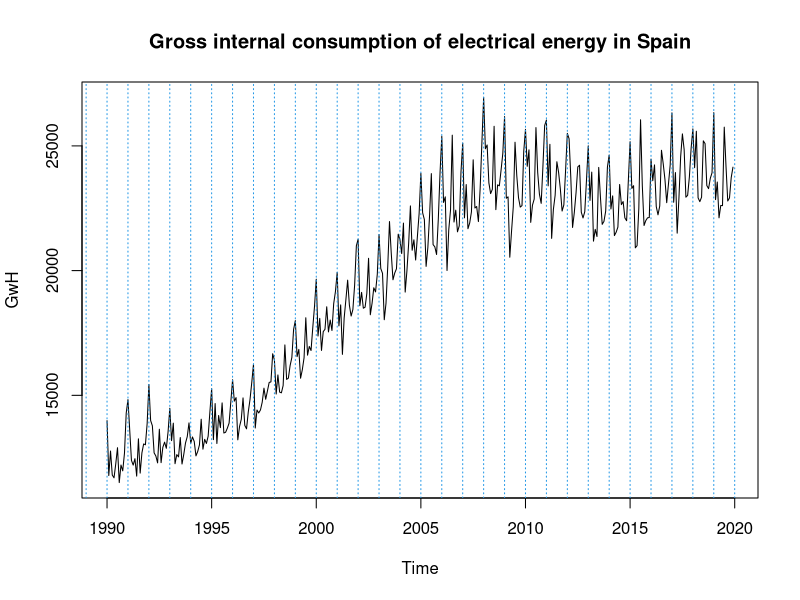
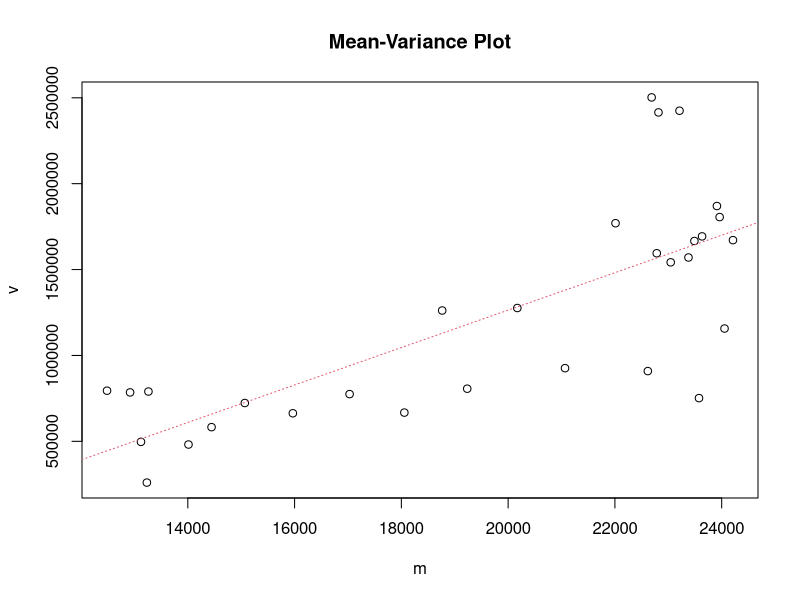
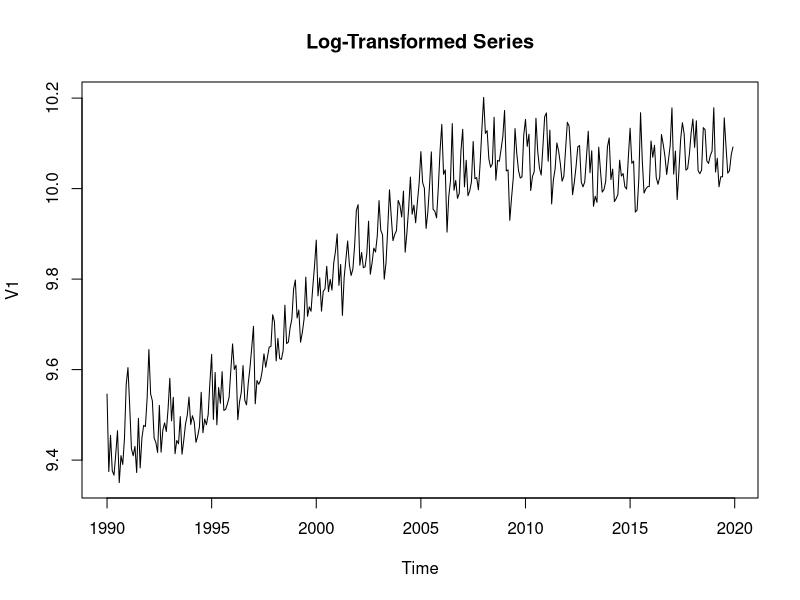
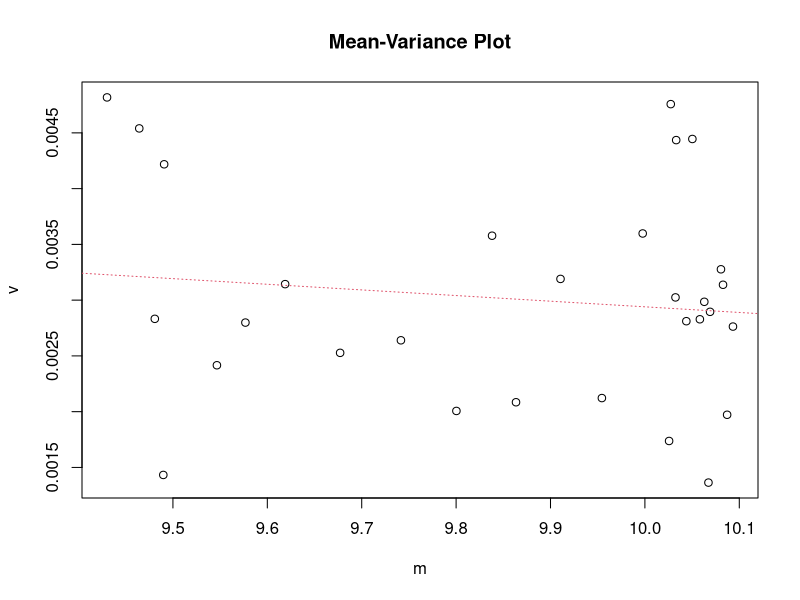
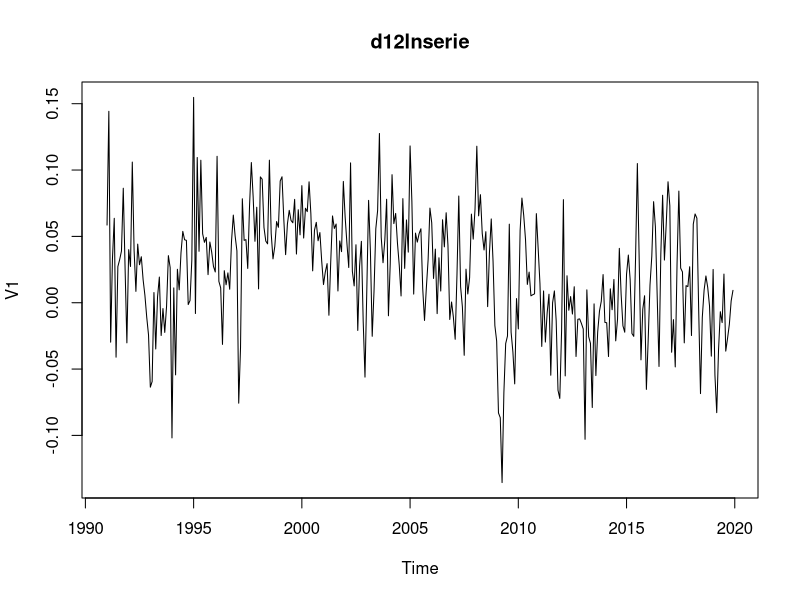
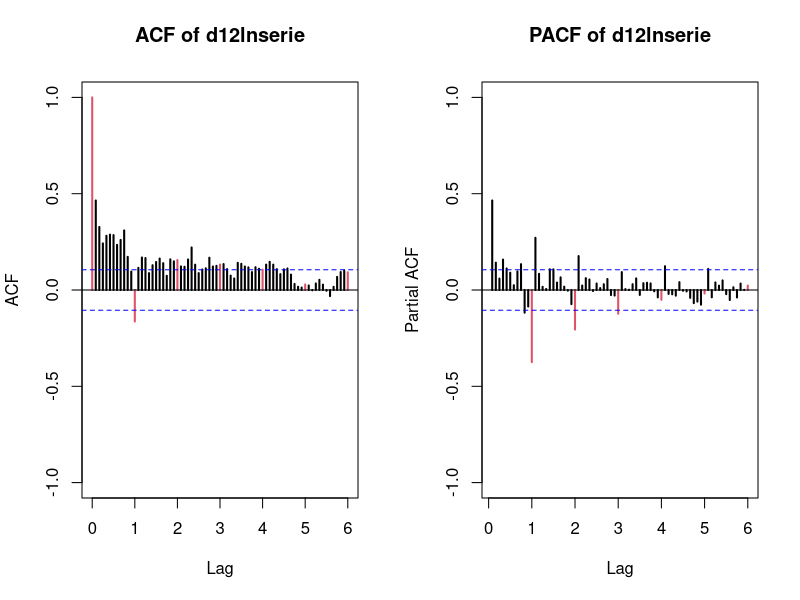
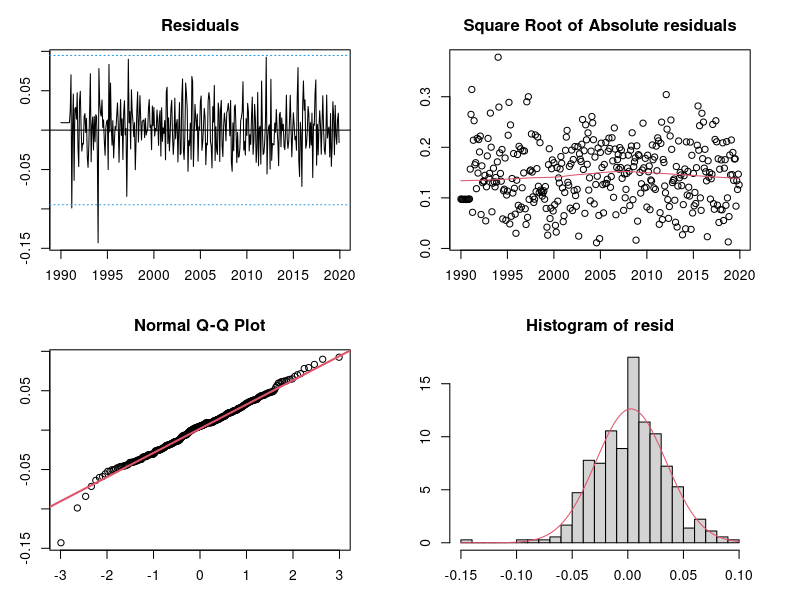
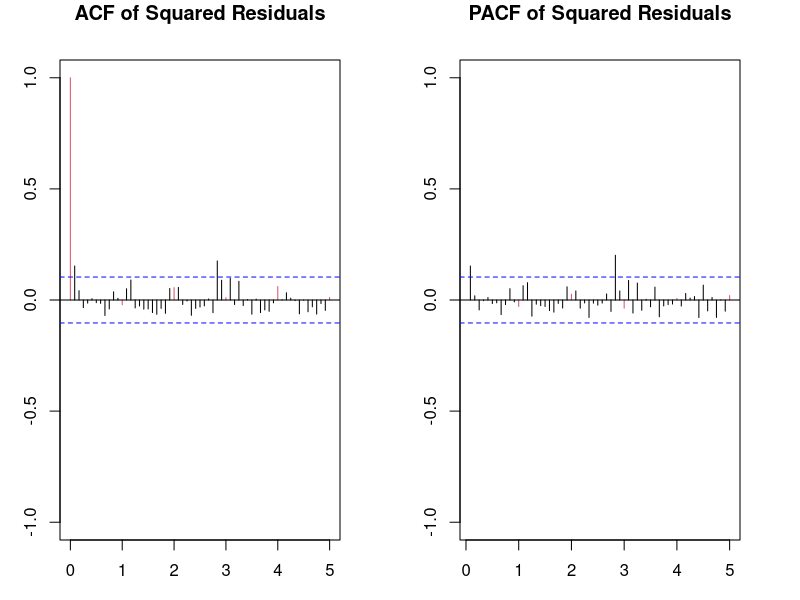

Recreate these plots in R, in order.
## ---- chunk 1
knitr::opts_chunk$set(echo = TRUE)
## ---- chunk 2
serie=window(ts(read.table("ConsumElec.dat"),start=1990,freq=12))
plot(serie, main="Gross internal consumption of electrical energy in Spain", ylab="GwH")
abline(v=1985:2020,lty=3,col=4)
## ---- chunk 3
# Analyze Variance - Adapted from Session1.rmd 
# We group by year (12 months) to check mean vs variance
groupedserie <- matrix(serie, nrow=12)
m <- apply(groupedserie, 2, mean)
v <- apply(groupedserie, 2, var)

plot(v~m, main="Mean-Variance Plot")
abline(lm(v~m), col=2, lty=3)

## ---- chunk 4
lnserie = log(serie)
plot(lnserie, main="Log-Transformed Series")

groupedlnserie <- matrix(lnserie, nrow=12)
m <- apply(groupedlnserie, 2, mean)
v <- apply(groupedlnserie, 2, var)

plot(v~m, main="Mean-Variance Plot")
abline(lm(v~m), col=2, lty=3)
## ---- chunk 5
# 1. Apply Seasonal Difference (removes yearly pattern)
d12lnserie <- diff(lnserie, lag=12)

# 2. Apply Regular Difference on top (removes trend)
d1d12lnserie <- diff(d12lnserie)
## ---- chunk 6
cat("Variance of d12 (Seasonal only):", var(d12lnserie, na.rm=TRUE), "\n")
cat("Variance of d1d12 (Seasonal + Regular):", var(d1d12lnserie, na.rm=TRUE), "\n")
## ---- chunk 7
plot(d12lnserie, main="d12lnserie")
## ---- chunk 8
par(mfrow=c(1,2))
acf(d12lnserie,ylim=c(-1,1),col=c(2,rep(1,11)),lwd=2,lag.max=72, main="ACF of d12lnserie")
pacf(d12lnserie,ylim=c(-1,1),col=c(rep(1,11),2),lwd=2,lag.max=72, main="PACF of d12lnserie")
par(mfrow=c(1,1))
## ---- chunk 9
# --- Step 2: Estimation ---

# Model 1: ARIMA(2, 0, 0)(0, 1, 3)12
# This implies: (1 - phi1*B) * (1 - B^12) * log(Xt) = (1 + Theta1*B^12) * Zt
mod1 <- arima(lnserie, 
              order = c(2, 0, 0), 
              seasonal = list(order = c(0, 1, 3), period = 12))

# Model 2: ARIMA(2, 0, 0)(3, 1, 0)12
# This tests if adding a second AR lag improves the fit
mod2 <- arima(lnserie, 
              order = c(2, 0, 0), 
              seasonal = list(order = c(3, 1, 0), period = 12))
## ---- chunk 10
#Function to print neat results
model_estimation <- function(model, name) {
  cat("\n================ ", name, " ================\n")
  print(model)

  # Calculate T-ratios: Coefficient / Standard Error
  t_ratios <- model$coef / sqrt(diag(model$var.coef))

  # Create a summary table
  results <- data.frame(
    Coeff = round(model$coef, 4),
    SE = round(sqrt(diag(model$var.coef)), 4),
    t_ratio = round(t_ratios, 4),
    Significant = abs(t_ratios) > 2 # Significance threshold
  )
  print(results)

  cat("\nSigma^2 (Variance of Residuals):", model$sigma2)
  cat("\nAIC:", AIC(model))
  cat("\nBIC:", BIC(model))
}
## ---- chunk 11
model_estimation(mod1,"ARIMA(2, 0, 0)(0, 1, 3)12")
## ---- chunk 12
model_estimation(mod2,"ARIMA(2, 0, 0)(3, 1, 0)12")
## ---- chunk 13
#################Validation#################################
validation=function(model){
  s=frequency(get(model$series))
  resid=model$residuals
  par(mfrow=c(2,2),mar=c(3,3,3,3))
  #Residuals plot
  plot(resid,main="Residuals")
  abline(h=0)
  abline(h=c(-3*sd(resid),3*sd(resid)),lty=3,col=4)
  #Square Root of absolute values of residuals (Homocedasticity)
  scatter.smooth(sqrt(abs(resid)),main="Square Root of Absolute residuals",
                 lpars=list(col=2))
  
  #Normal plot of residuals
  qqnorm(resid)
  qqline(resid,col=2,lwd=2)
  
  ##Histogram of residuals with normal curve
  hist(resid,breaks=20,freq=FALSE)
  curve(dnorm(x,mean=mean(resid),sd=sd(resid)),col=2,add=T)
  
  #ACF & PACF of Square residuals
  par(mfrow=c(1,2))
  # ACF of resid^2
  acf(resid^2, 
      ylim=c(-1,1), 
      lag.max=60, 
      col=c(2, rep(1, s-1)), 
      lwd=1, 
      main="ACF of Squared Residuals")
  
  # PACF of resid^2
  pacf(resid^2, 
       ylim=c(-1,1), 
       lag.max=60, 
       col=c(rep(1, s-1), 2), 
       lwd=1, 
       main="PACF of Squared Residuals")
  par(mfrow=c(1,1))
  
  #ACF & PACF of residuals
  par(mfrow=c(1,2))
  acf(resid,ylim=c(-1,1),lag.max=60,col=c(2,rep(1,s-1)),lwd=1)
  pacf(resid,ylim=c(-1,1),lag.max=60,col=c(rep(1,s-1),2),lwd=1)
  par(mfrow=c(1,1))
  
  #Ljung-Box p-values
  par(mar=c(2,2,1,1))
  tsdiag(model,gof.lag=7*s)
  cat("\n--------------------------------------------------------------------\n")
  print(model)
  
  #Stationary and Invertible
  cat("\nModul of AR Characteristic polynomial Roots: ", 
      Mod(polyroot(c(1,-model$model$phi))),"\n")
  cat("\nModul of MA Characteristic polynomial Roots: ",
      Mod(polyroot(c(1,model$model$theta))),"\n")
  
  suppressMessages(require(forecast,quietly=TRUE,warn.conflicts=FALSE))
  plot(model)
  
  #Model expressed as an MA infinity (psi-weights)
  psis=ARMAtoMA(ar=model$model$phi,ma=model$model$theta,lag.max=36)
  names(psis)=paste("psi",1:36)
  cat("\nPsi-weights (MA(inf))\n")
  cat("\n--------------------\n")
  print(psis[1:24])
  
  #Model expressed as an AR infinity (pi-weights)
  pis=-ARMAtoMA(ar=-model$model$theta,ma=-model$model$phi,lag.max=36)
  names(pis)=paste("pi",1:36)
  cat("\nPi-weights (AR(inf))\n")
  cat("\n--------------------\n")
  print(pis[1:24])
   
  cat("\nDescriptive Statistics for the Residuals\n")
  cat("\n----------------------------------------\n") 
  
  suppressMessages(require(fBasics,quietly=TRUE,warn.conflicts=FALSE))
  ##Anderson-Darling test
  print(basicStats(resid))
  
  ## Add here complementary tests (use with caution!)
  ##---------------------------------------------------------
  cat("\nNormality Tests\n")
  cat("\n--------------------\n")
 
  ##Shapiro-Wilks Normality test
  print(shapiro.test(resid))

  suppressMessages(require(nortest,quietly=TRUE,warn.conflicts=FALSE))
  ##Anderson-Darling test
  print(ad.test(resid))
  
  suppressMessages(require(tseries,quietly=TRUE,warn.conflicts=FALSE))
  ##Jarque-Bera test
  print(jarque.bera.test(resid))
  
  cat("\nHomoscedasticity Test\n")
  cat("\n--------------------\n")
  suppressMessages(require(lmtest,quietly=TRUE,warn.conflicts=FALSE))
  ##Breusch-Pagan test
  obs=get(model$series)
  print(bptest(resid~I(obs-resid)))
  
  cat("\nIndependence Tests\n")
  cat("\n--------------------\n")
  
  ##Durbin-Watson test
  print(dwtest(resid~I(1:length(resid))))
  
  ##Ljung-Box test
  cat("\nLjung-Box test\n")
  print(t(apply(matrix(c(1:4,(1:4)*s)),1,function(el) {
    te=Box.test(resid,type="Ljung-Box",lag=el)
    c(lag=(te$parameter),statistic=te$statistic[[1]],p.value=te$p.value)})))
  
  #Extra Alexis
  # Calculate T-ratios: Coefficient / Standard Error
  t_ratios <- model$coef / sqrt(diag(model$var.coef))
  
  # Create a summary table
  results <- data.frame(
    Coeff = round(model$coef, 4),
    SE = round(sqrt(diag(model$var.coef)), 4),
    t_ratio = round(t_ratios, 4),
    Significant = abs(t_ratios) > 2 # Significance threshold
  )
  print(results)
  
  cat("\nSigma^2 (Variance of Residuals):", model$sigma2)
  cat("\nAIC:", AIC(model))
  cat("\nBIC:", BIC(model))
  # End
}
################# Fi Validation #################################
## ---- chunk 14
validation(mod1)
## ---- chunk 15
# --- 1. Regular AR(2) Part Analysis ---
# Equation: (1 - phi1*B - phi2*B^2) X_t = ...
phi1 <- coef(mod1)["ar1"]
phi2 <- coef(mod1)["ar2"]

cat("\n--- AR(2) Characteristic Polynomial ---\n")

cat("Equation: 1 -", round(phi1, 4), "* B -", round(phi2, 4), "* B^2 = 0\n")

# Calculate Roots
ar_roots <- polyroot(c(1, -phi1, -phi2))
cat("\nRoots of AR Polynomial:\n")
print(ar_roots)

# Check Moduli (Must be > 1 for Stationarity)
cat("\nModuli of AR Roots (> 1 means Stationary/Causal):\n")
print(Mod(ar_roots))


# --- 2. Seasonal MA(3) Part Analysis ---
# Equation: ... = (1 + theta1*Z + theta2*Z^2 + theta3*Z^3) E_t
# Where Z = B^12 (Seasonal Backshift)
theta1 <- coef(mod1)["sma1"]
theta2 <- coef(mod1)["sma2"]
theta3 <- coef(mod1)["sma3"]

cat("\n--- Seasonal MA(3) Characteristic Polynomial (in Z = B^12) ---\n")
cat("Equation: 1 +", round(theta1, 4), "* Z +", round(theta2, 4), "* Z^2 +", round(theta3, 4), "* Z^3 = 0\n")

# Calculate Roots (in terms of Z)
sma_roots <- polyroot(c(1, theta1, theta2, theta3))
cat("\nRoots of Seasonal MA Polynomial:\n")
print(sma_roots)

# Check Moduli (Must be > 1 for Invertibility)
cat("\nModuli of Seasonal MA Roots (> 1 means Invertible):\n")
print(Mod(sma_roots))
## ---- chunk 16
ultim=c(2018,12)
pdq=c(2,0,0)
PDQ=c(0,1,3)

serie2=window(serie,end=ultim)
lnserie2=log(serie2)
serie1=window(serie,end=ultim+c(1,0))
lnserie1=log(serie1)

(modA=arima(lnserie1,order=pdq,seasonal=list(order=PDQ,period=12)))
(modB=arima(lnserie2,order=pdq,seasonal=list(order=PDQ,period=12)))
## ---- chunk 17
check_stability_prediction <- function(serie, pdq, PDQ, ultim) {
  # 1. Setup Data Subsets
  # Full Series (includes test year)
  serie1 <- window(serie, end=ultim + c(1, 0))
  lnserie1 <- log(serie1)
  
  # Training Series (ends at cut-off)
  serie2 <- window(serie, end=ultim)
  lnserie2 <- log(serie2)
  
  # 2. Stability Check (Compare Coefficients)
  cat("\n================ STABILITY CHECK ================\n")
  cat("Model Structure: ARIMA(", paste(pdq, collapse=","), ")(", paste(PDQ, collapse=","), ")12\n")
  
  cat("\n--- Model A: Full Data (1990-2019) ---\n")
  modA <- arima(lnserie1, order=pdq, seasonal=list(order=PDQ, period=12))
  print(round(modA$coef, 4))
  
  cat("\n--- Model B: Training Data (1990-2018) ---\n")
  modB <- arima(lnserie2, order=pdq, seasonal=list(order=PDQ, period=12))
  print(round(modB$coef, 4))
  
  # 3. Forecasting (One year ahead)
  pred <- predict(modB, n.ahead=12)
  
  # Construct plot objects
  pr <- ts(c(tail(lnserie2, 1), pred$pred), start=ultim, freq=12)
  se <- ts(c(0, pred$se), start=ultim, freq=12)
  
  # Back-transform confidence intervals
  tl <- ts(exp(pr - 1.96 * se), start=ultim, freq=12)
  tu <- ts(exp(pr + 1.96 * se), start=ultim, freq=12)
  pr <- ts(exp(pr), start=ultim, freq=12)
  
  # 4. Plotting
  ts.plot(serie, tl, tu, pr, 
          lty=c(1, 2, 2, 1), 
          col=c("black", "blue", "blue", "red"), 
          xlim=ultim[1] + c(-2, +2), 
          ylab="GwH",
          main=paste("Predictive Capability: ARIMA(", paste(pdq, collapse=","), ")(", paste(PDQ, collapse=","), ")12", sep=""))
  
  abline(v=(ultim[1]-2):(ultim[1]+2), lty=3, col="gray")
  legend("topleft", legend=c("Actual Data", "Forecast", "95% CI"), 
         col=c("black", "red", "blue"), lty=c(1, 1, 2), bty="n", cex=0.8)
  
  # 5. Accuracy Metrics
  obs <- window(serie, start=ultim + c(0, 1), end=ultim + c(1, 0))
  pr_val <- window(pr, start=ultim + c(0, 1))
  
  rmse <- sqrt(mean((obs - pr_val)^2))
  mape <- mean(abs((obs - pr_val) / obs)) * 100
  
  cat("\n================ ACCURACY METRICS (2019) ================\n")
  cat("RMSE (Root Mean Sq Error):", round(rmse, 2), "GwH\n")
  cat("MAPE (Mean Abs % Error):  ", round(mape, 2), "%\n")
}
## ---- chunk 18
# Define your cut-off date (Dec 2018)
cutoff_date <- c(2018, 12)

# Run for Model 1: ARIMA(2,0,0)(0,1,3)12
check_stability_prediction(serie, pdq=c(2,0,0), PDQ=c(0,1,3), ultim=cutoff_date)
## ---- chunk 19
validation(mod2)
## ---- chunk 20
# --- 1. Regular AR(2) Part Analysis ---
# Checks for Regular Stationarity (Causality)
# Equation: (1 - phi1*B - phi2*B^2) = 0
phi1 <- coef(mod2)["ar1"]
phi2 <- coef(mod2)["ar2"]

cat("\n--- Regular AR(2) Characteristic Polynomial ---\n")
cat("Equation: 1 -", round(phi1, 4), "* B -", round(phi2, 4), "* B^2 = 0\n")

# Calculate Roots
ar_roots <- polyroot(c(1, -phi1, -phi2))
cat("Moduli of Regular AR Roots (> 1 means Stationary):\n")
print(Mod(ar_roots))


# --- 2. Seasonal AR(3) Part Analysis ---
# Checks for Seasonal Stationarity (Causality)
# Equation: (1 - Phi1*Z - Phi2*Z^2 - Phi3*Z^3) = 0  (Where Z = B^12)
Phi1 <- coef(mod2)["sar1"]
Phi2 <- coef(mod2)["sar2"]
Phi3 <- coef(mod2)["sar3"]

cat("\n--- Seasonal AR(3) Characteristic Polynomial (in Z = B^12) ---\n")
cat("Equation: 1 -", round(Phi1, 4), "* Z -", round(Phi2, 4), "* Z^2 -", round(Phi3, 4), "* Z^3 = 0\n")

# Calculate Roots (in terms of Z)
# Note: We use negative signs for AR coefficients in the polynomial
sar_roots <- polyroot(c(1, -Phi1, -Phi2, -Phi3))
cat("Moduli of Seasonal AR Roots (> 1 means Stationary):\n")
print(Mod(sar_roots))
## ---- chunk 21
ultim=c(2018,12)
pdq=c(2,0,0)
PDQ=c(3,1,0)

serie2=window(serie,end=ultim)
lnserie2=log(serie2)
serie1=window(serie,end=ultim+c(1,0))
lnserie1=log(serie1)

(modA=arima(lnserie1,order=pdq,seasonal=list(order=PDQ,period=12)))
(modB=arima(lnserie2,order=pdq,seasonal=list(order=PDQ,period=12)))
## ---- chunk 22
# Define your cut-off date (Dec 2018)
cutoff_date <- c(2018, 12)

# Run for Model 2: ARIMA(2,0,0)(3,1,0)12
check_stability_prediction(serie, pdq=c(2,0,0), PDQ=c(3,1,0), ultim=cutoff_date)
## ---- chunk 23
# --- 1. Helper Function to Calculate Metrics ---
get_model_metrics <- function(model_obj, data_series, cutoff=c(2018,12)) {
  # Split data
  train_data <- window(data_series, end=cutoff)
  actual_2019 <- window(data_series, start=cutoff+c(0,1), end=cutoff+c(1,0))
  
  # Extract structure from the input model object
  orders <- model_obj$arma[c(1, 6, 2)] # p, d, q
  season <- model_obj$arma[c(3, 7, 4)] # P, D, Q
  period <- model_obj$arma[5]
  
  # Re-estimate on training data
  mod_train <- arima(log(train_data), order=orders, seasonal=list(order=season, period=period))
  pred <- predict(mod_train, n.ahead=12)
  
  # Forecast values (Back-transformed)
  fc_mean <- exp(pred$pred)
  fc_low  <- exp(pred$pred - 1.96 * pred$se)
  fc_high <- exp(pred$pred + 1.96 * pred$se)
  
  # Calculate Metrics
  rmse  <- sqrt(mean((actual_2019 - fc_mean)^2))
  mae   <- mean(abs(actual_2019 - fc_mean))
  rmspe <- sqrt(mean(((actual_2019 - fc_mean)/actual_2019)^2))
  mape  <- mean(abs((actual_2019 - fc_mean)/actual_2019)) * 100
  mean_len_ci <- mean(fc_high - fc_low)
  
  return(c(RMSE=rmse, MAE=mae, RMSPE=rmspe, MAPE=mape, MeanCI=mean_len_ci))
}

# --- 2. Calculate Scores ---
# Ensure mod1 and mod2 are the correct models you want to compare
m1_scores <- get_model_metrics(mod1, serie)
m2_scores <- get_model_metrics(mod2, serie)

# --- 3. Create Dataframe (Numeric Part First) ---
resul_num <- data.frame(
  Parameters = c(length(coef(mod1)), length(coef(mod2))),
  Sigma2     = c(mod1$sigma2, mod2$sigma2),
  AIC        = c(AIC(mod1), AIC(mod2)),
  BIC        = c(BIC(mod1), BIC(mod2)),
  RMSE       = c(m1_scores["RMSE"], m2_scores["RMSE"]),
  MAE        = c(m1_scores["MAE"], m2_scores["MAE"]),
  RMSPE      = c(m1_scores["RMSPE"], m2_scores["RMSPE"]),
  MAPE       = c(m1_scores["MAPE"], m2_scores["MAPE"]),
  Mean_CI    = c(m1_scores["MeanCI"], m2_scores["MeanCI"])
)

# --- 4. Round Numbers to Strings ---
# This makes the table pretty (e.g., "1.57" instead of "1.5738292")
resul_clean <- format(round(resul_num, 4), nsmall=4)

# --- 5. Add Text Columns & Row Names ---
resul_clean$Homoscedasticity <- c("Validated", "Validated")
resul_clean$Normality        <- c("Validated", "Validated")
resul_clean$Independence     <- c("Fail (<0.05)", "Fail (<0.05)")
resul_clean$Causality        <- c("Validated", "Validated")
resul_clean$Invertibility    <- c("Validated", "Validated")
resul_clean$Stability        <- c("Validated", "Validated")
resul_clean$Predictive_capability <- c("Validated", "Validated")

# Set Model Names
row.names(resul_clean) <- c("Model 1: (2,0,0)(0,1,3)12", "Model 2: (2,0,0)(3,1,0)12")

# --- 6. Pivot (Transpose) ---
# This flips the table and converts it to a matrix of strings
final_table <- t(resul_clean)

# Print the final result
print(final_table, quote=FALSE)
## ---- chunk 24
# --- Section 4: Final Prediction (Model 1) ---
# Model: ARIMA(2,0,0)(0,1,3)12
pdq <- c(2, 0, 0)
PDQ <- c(0, 1, 3)

# 1. Estimate on the FULL available history (1990-2019)
# We use the log-transformed series 'lnserie'
final_mod <- arima(lnserie, 
                   order = pdq, 
                   seasonal = list(order = PDQ, period = 12))

cat("\n--- Final Model Estimation (Full History) ---\n")
print(final_mod)

# 2. Forecast the Future (12 months ahead)
# This predicts Jan-Dec 2020
future_pred <- predict(final_mod, n.ahead = 12)

# 3. Process the Results
# Get the end date of your current series
last_date <- end(serie) 

# Create Time Series for the Forecast (Log Scale)
pr <- ts(future_pred$pred, start = last_date + c(0, 1), freq = 12)
se <- ts(future_pred$se, start = last_date + c(0, 1), freq = 12)

# Back-transform to Original Scale (GwH) using exp()
pred_mean <- exp(pr)                # Point Forecast
pred_low  <- exp(pr - 1.96 * se)    # Lower 95% Confidence Interval
pred_high <- exp(pr + 1.96 * se)    # Upper 95% Confidence Interval

# 4. Visualization
# We plot the whole series + forecast, zooming in on the last 5 years
ts.plot(serie, pred_mean, pred_low, pred_high,
        lty = c(1, 1, 2, 2),
        col = c("black", "red", "blue", "blue"),
        xlim = c(2015, 2021),  # Zoom to see details
        ylab = "GwH",
        main = "Final Forecast 2020: ARIMA(2,0,0)(0,1,3)12")

# Add grid and legend
abline(v = 2015:2021, lty = 3, col = "gray")
legend("topleft", legend = c("Historical Data", "Forecast", "95% CI"), 
       col = c("black", "red", "blue"), lty = c(1, 1, 2), bty = "n", cex=0.8)

# 5. Print the Numerical Forecasts (Table for Report)
cat("\n--- Forecast Values (GwH) for 2020 ---\n")
forecast_table <- data.frame(
  Month = time(pred_mean),
  Lower_95 = round(pred_low, 2),
  Forecast = round(pred_mean, 2),
  Upper_95 = round(pred_high, 2)
)
print(forecast_table)
